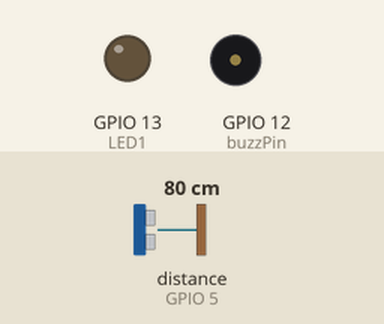
Simulated run of this sketch. Board: ESP8266 (NodeMCU). Parts: output pins drawn as LEDs (lit = HIGH), buzzer (waves = sounding, pin HIGH). Wiring (inferred from the names in the program): ultrasonic range finder: trigger GPIO 4; echo GPIO 5. The test bench sets the inputs (shaded band); at power-on: distance to the obstacle (sensor on GPIO 5) 80 cm. The echo pulse lasts 58.3 µs per cm; WiFi joins after 1.5 s; servers stay silent unless stated; the local clock reads 2024-03-15 10:24:30 at power-on unless the sketch sets it; pins used as bus, display or sensor lines are not drawn; what the sketch prints to the serial monitor is not drawn.

Above: at 3.3 s.
3.4 s: distance to the obstacle (sensor on GPIO 5) set to 7 cm
4.9 s: distance to the obstacle (sensor on GPIO 5) set to 4 cm
At 6.1 s:
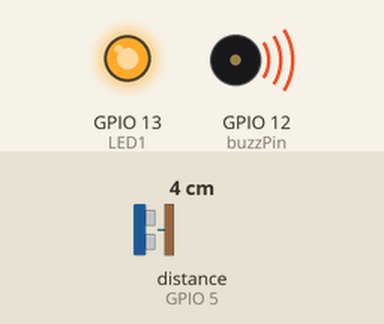
6.4 s: distance to the obstacle (sensor on GPIO 5) set to 16 cm
7.9 s: distance to the obstacle (sensor on GPIO 5) set to 20 cm
At 9.1 s:
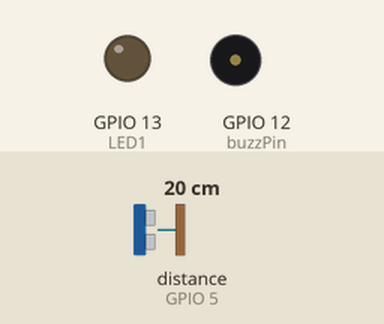
9.4 s: distance to the obstacle (sensor on GPIO 5) set to 2 cm
At 10.4 s:
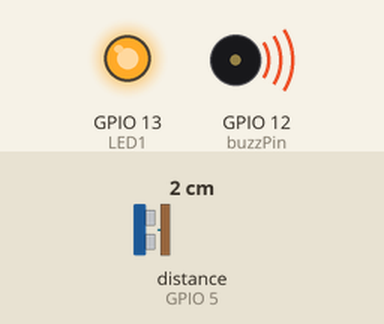
Timing chart, 0 to 11.9 s (numbered marks = the images above; inputs shaded):
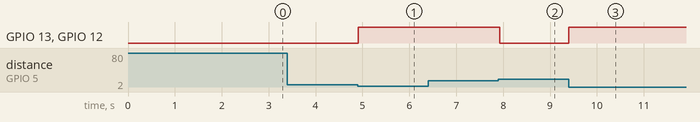

Measured:
- the behaviour switches between 6 and 5 cm on distance to the obstacle (sensor on GPIO 5) (found by bisection; images 0 and 1)
- the behaviour switches between 17 and 18 cm on distance to the obstacle (sensor on GPIO 5) (found by bisection; images 1 and 2)
- after the input at 3.4 s, every drawn part: stays the same
- after the input at 4.9 s, GPIO 13 (LED1), GPIO 12 (buzzPin): LOW → HIGH at once
- after the input at 6.4 s, every drawn part: stays the same
- after the input at 7.9 s, GPIO 13 (LED1), GPIO 12 (buzzPin): HIGH → LOW at once
- after the input at 9.4 s, GPIO 13 (LED1), GPIO 12 (buzzPin): LOW → HIGH at once

The sketch:

Trash_measurment.ino
```cpp
#include <ESP8266WiFi.h>
#include <WiFiClientSecure.h>
#include <UniversalTelegramBot.h>


const char* ssid = "your id ";// Enter your WIFI SSID
const char* password = "your password"; // Enter your WIFI Password


#define BOTtoken "your boat token" // Enter the bottoken you got from botfather
#define CHAT_ID "your chat id" // Enter your chatID you got from chatid bot


X509List cert(TELEGRAM_CERTIFICATE_ROOT);
WiFiClientSecure client;
UniversalTelegramBot bot(BOTtoken, client);

int const trigPin = 4;
int const echoPin = 5;
int const buzzPin = 12;
const int LED1 = 13;

void setup()
{
  Serial.begin(115200);
  configTime(0, 0, "pool.ntp.org");
  client.setTrustAnchors(&cert);

  WiFi.mode(WIFI_STA);
  WiFi.begin(ssid, password);

  int a = 0;
  while (WiFi.status() != WL_CONNECTED) {
    Serial.print(".");
    delay(500);
    a++;
  }

pinMode(trigPin, OUTPUT);
pinMode(echoPin, INPUT);
pinMode(buzzPin, OUTPUT);
pinMode(LED1 , OUTPUT);

  Serial.println("");
  Serial.println("WiFi connected");
  Serial.print("IP address: ");
  Serial.println(WiFi.localIP());
  bot.sendMessage(CHAT_ID, "Wifi Connected!", "");
  bot.sendMessage(CHAT_ID, "System has Started!!", "");

}
void loop()
{

  int duration, distance;
  digitalWrite(trigPin, HIGH);
  delay(1);
  digitalWrite(trigPin, LOW);
  duration = pulseIn(echoPin, HIGH);
  distance = (duration/2) / 29.1;

  if (distance <= 5) {
    digitalWrite(buzzPin, HIGH);
    digitalWrite(LED1, HIGH);
    bot.sendMessage(CHAT_ID, "ALERT 100%! DUSTBIN FULL PLEASE DUMP THE TRASH LOCATION:AMITY UNIVERSITY");
  }
  else if (distance <= 11 && distance >8) {
  bot.sendMessage(CHAT_ID, "ALERT 50% !DUSTBIN FULL LOCATION:AMITY UNIVERSITY");
  }
  else if (distance <= 17 && distance >11) {
  bot.sendMessage(CHAT_ID, "ALERT 25%! DUSTBIN FULL LOCATION:AMITY UNIVERSITY");
  }
  else if (distance <=8 && distance >5) {
  bot.sendMessage(CHAT_ID, "ALERT 75%! DUSTBIN FULL LOCATION:AMITY UNIVERSITY");
  }
  else {
    digitalWrite(buzzPin, LOW);
    digitalWrite(LED1, LOW);
  }
}
```
